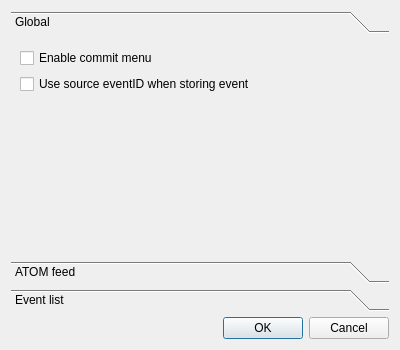
<?xml version="1.0" encoding="UTF-8"?>
<ui version="4.0">
 <class>ConfigurationDialog</class>
 <widget class="QDialog" name="ConfigurationDialog">
  <property name="geometry">
   <rect>
    <x>0</x>
    <y>0</y>
    <width>400</width>
    <height>350</height>
   </rect>
  </property>
  <property name="windowTitle">
   <string>Configure WorldEarthquakeView</string>
  </property>
  <layout class="QGridLayout" name="gridLayout_2">
   <item row="0" column="0" colspan="2">
    <widget class="QToolBox" name="toolBox">
     <property name="currentIndex">
      <number>0</number>
     </property>
     <widget class="QWidget" name="page">
      <property name="geometry">
       <rect>
        <x>0</x>
        <y>0</y>
        <width>382</width>
        <height>222</height>
       </rect>
      </property>
      <attribute name="label">
       <string>Global</string>
      </attribute>
      <layout class="QGridLayout" name="gridLayout_3">
       <item row="0" column="0">
        <layout class="QGridLayout" name="gridLayout">
         <item row="0" column="0">
          <widget class="QCheckBox" name="enableCommitCheckBox">
           <property name="toolTip">
            <string>&lt;html&gt;&lt;head/&gt;&lt;body&gt;&lt;p&gt;Enables the possibility for the user to import selected event into the database associated with scmaster.&lt;/p&gt;&lt;/body&gt;&lt;/html&gt;</string>
           </property>
           <property name="text">
            <string>Enable commit menu</string>
           </property>
          </widget>
         </item>
         <item row="1" column="0">
          <widget class="QCheckBox" name="checkBox_useSourceID">
           <property name="toolTip">
            <string>&lt;html&gt;&lt;head/&gt;&lt;body&gt;&lt;p&gt;When an event from the feed is store in database, should the publicID used be the same as the feed's or generated from the internal ID processor ?&lt;/p&gt;&lt;/body&gt;&lt;/html&gt;</string>
           </property>
           <property name="text">
            <string>Use source eventID when storing event</string>
           </property>
          </widget>
         </item>
        </layout>
       </item>
       <item row="1" column="0">
        <spacer name="verticalSpacer_2">
         <property name="orientation">
          <enum>Qt::Vertical</enum>
         </property>
         <property name="sizeHint" stdset="0">
          <size>
           <width>20</width>
           <height>40</height>
          </size>
         </property>
        </spacer>
       </item>
      </layout>
     </widget>
     <widget class="QWidget" name="page_3">
      <attribute name="label">
       <string>ATOM feed</string>
      </attribute>
      <layout class="QVBoxLayout" name="verticalLayout_2">
       <item>
        <widget class="QCheckBox" name="refreshCheckBox">
         <property name="toolTip">
          <string>&lt;html&gt;&lt;head/&gt;&lt;body&gt;&lt;p&gt;Enables the application to refresh the data periodically&lt;/p&gt;&lt;/body&gt;&lt;/html&gt;</string>
         </property>
         <property name="text">
          <string>Refresh data periodically</string>
         </property>
        </widget>
       </item>
       <item>
        <layout class="QFormLayout" name="formLayout">
         <property name="fieldGrowthPolicy">
          <enum>QFormLayout::ExpandingFieldsGrow</enum>
         </property>
         <item row="0" column="0">
          <widget class="QLabel" name="label_2">
           <property name="text">
            <string>Refresh every</string>
           </property>
          </widget>
         </item>
         <item row="0" column="1">
          <layout class="QHBoxLayout" name="horizontalLayout">
           <item>
            <widget class="QSpinBox" name="delay">
             <property name="toolTip">
              <string>&lt;html&gt;&lt;head/&gt;&lt;body&gt;&lt;p&gt;Represents the interval value before an update shall be performed&lt;/p&gt;&lt;/body&gt;&lt;/html&gt;</string>
             </property>
             <property name="minimum">
              <number>5</number>
             </property>
             <property name="maximum">
              <number>3600</number>
             </property>
             <property name="value">
              <number>60</number>
             </property>
            </widget>
           </item>
           <item>
            <widget class="QLabel" name="label_3">
             <property name="text">
              <string>sec</string>
             </property>
            </widget>
           </item>
          </layout>
         </item>
        </layout>
       </item>
       <item>
        <layout class="QFormLayout" name="formLayout_2">
         <property name="fieldGrowthPolicy">
          <enum>QFormLayout::ExpandingFieldsGrow</enum>
         </property>
         <item row="0" column="0">
          <widget class="QLabel" name="label">
           <property name="text">
            <string>ATOM RSS feed:</string>
           </property>
          </widget>
         </item>
         <item row="0" column="1">
          <widget class="QLineEdit" name="rssLink">
           <property name="toolTip">
            <string>&lt;html&gt;&lt;head/&gt;&lt;body&gt;&lt;p&gt;URL of the RSS feed to follow.&lt;/p&gt;&lt;p&gt;&lt;br/&gt;&lt;/p&gt;&lt;p&gt;&lt;span style=&quot; font-weight:600;&quot;&gt;NOTE&lt;/span&gt;: If the feed contains 'usgs' somewhere, the default ATOM procedure will be used, which means the map buttons will be available for interactive purpose and that the url should point out to the root of the feed. The end of the URL will be generated by using patterns varying from day, days, month, significant, m4.5+, etc.&lt;/p&gt;&lt;p&gt;&lt;br/&gt;&lt;/p&gt;&lt;p&gt;If the feed doesn't contain 'usgs' expression, the stream has to be compatible with ATOM format but no map buttons will be available for interaction.&lt;/p&gt;&lt;/body&gt;&lt;/html&gt;</string>
           </property>
          </widget>
         </item>
        </layout>
       </item>
       <item>
        <spacer name="verticalSpacer_3">
         <property name="orientation">
          <enum>Qt::Vertical</enum>
         </property>
         <property name="sizeHint" stdset="0">
          <size>
           <width>20</width>
           <height>126</height>
          </size>
         </property>
        </spacer>
       </item>
      </layout>
      <zorder>refreshCheckBox</zorder>
     </widget>
     <widget class="QWidget" name="page_2">
      <property name="geometry">
       <rect>
        <x>0</x>
        <y>0</y>
        <width>382</width>
        <height>222</height>
       </rect>
      </property>
      <attribute name="label">
       <string>Event list</string>
      </attribute>
      <layout class="QGridLayout" name="gridLayout_4">
       <item row="0" column="0">
        <layout class="QVBoxLayout" name="verticalLayout">
         <item>
          <widget class="QCheckBox" name="notLocatableCheckBox">
           <property name="toolTip">
            <string>&lt;html&gt;&lt;head/&gt;&lt;body&gt;&lt;p&gt;Show events which type is set to NOT LOCATABLE&lt;/p&gt;&lt;/body&gt;&lt;/html&gt;</string>
           </property>
           <property name="text">
            <string>Show not locatable events</string>
           </property>
          </widget>
         </item>
         <item>
          <widget class="QCheckBox" name="notExistingCheckBox">
           <property name="toolTip">
            <string>&lt;html&gt;&lt;head/&gt;&lt;body&gt;&lt;p&gt;Show events which type is set to NOT EXISTING.&lt;/p&gt;&lt;/body&gt;&lt;/html&gt;</string>
           </property>
           <property name="text">
            <string>Show not existing events</string>
           </property>
          </widget>
         </item>
         <item>
          <widget class="QCheckBox" name="notSetCheckBox">
           <property name="toolTip">
            <string>&lt;html&gt;&lt;head/&gt;&lt;body&gt;&lt;p&gt;Show events which type is no set.&lt;/p&gt;&lt;/body&gt;&lt;/html&gt;</string>
           </property>
           <property name="text">
            <string>Show events with no type set</string>
           </property>
          </widget>
         </item>
         <item>
          <widget class="QCheckBox" name="outNetworkCheckBox">
           <property name="toolTip">
            <string>&lt;html&gt;&lt;head/&gt;&lt;body&gt;&lt;p&gt;Show events which type is set to OUTSIDE OF NETWORK INTEREST.&lt;/p&gt;&lt;/body&gt;&lt;/html&gt;</string>
           </property>
           <property name="text">
            <string>Show out of network interest events</string>
           </property>
          </widget>
         </item>
         <item>
          <spacer name="verticalSpacer">
           <property name="orientation">
            <enum>Qt::Vertical</enum>
           </property>
           <property name="sizeHint" stdset="0">
            <size>
             <width>20</width>
             <height>40</height>
            </size>
           </property>
          </spacer>
         </item>
        </layout>
       </item>
      </layout>
     </widget>
    </widget>
   </item>
   <item row="1" column="0">
    <spacer name="horizontalSpacer">
     <property name="orientation">
      <enum>Qt::Horizontal</enum>
     </property>
     <property name="sizeHint" stdset="0">
      <size>
       <width>229</width>
       <height>20</height>
      </size>
     </property>
    </spacer>
   </item>
   <item row="1" column="1">
    <widget class="QDialogButtonBox" name="buttonBox">
     <property name="orientation">
      <enum>Qt::Horizontal</enum>
     </property>
     <property name="standardButtons">
      <set>QDialogButtonBox::Cancel|QDialogButtonBox::Ok</set>
     </property>
    </widget>
   </item>
  </layout>
 </widget>
 <resources/>
 <connections>
  <connection>
   <sender>buttonBox</sender>
   <signal>accepted()</signal>
   <receiver>ConfigurationDialog</receiver>
   <slot>accept()</slot>
   <hints>
    <hint type="sourcelabel">
     <x>248</x>
     <y>254</y>
    </hint>
    <hint type="destinationlabel">
     <x>157</x>
     <y>274</y>
    </hint>
   </hints>
  </connection>
  <connection>
   <sender>buttonBox</sender>
   <signal>rejected()</signal>
   <receiver>ConfigurationDialog</receiver>
   <slot>reject()</slot>
   <hints>
    <hint type="sourcelabel">
     <x>316</x>
     <y>260</y>
    </hint>
    <hint type="destinationlabel">
     <x>286</x>
     <y>274</y>
    </hint>
   </hints>
  </connection>
 </connections>
</ui>
